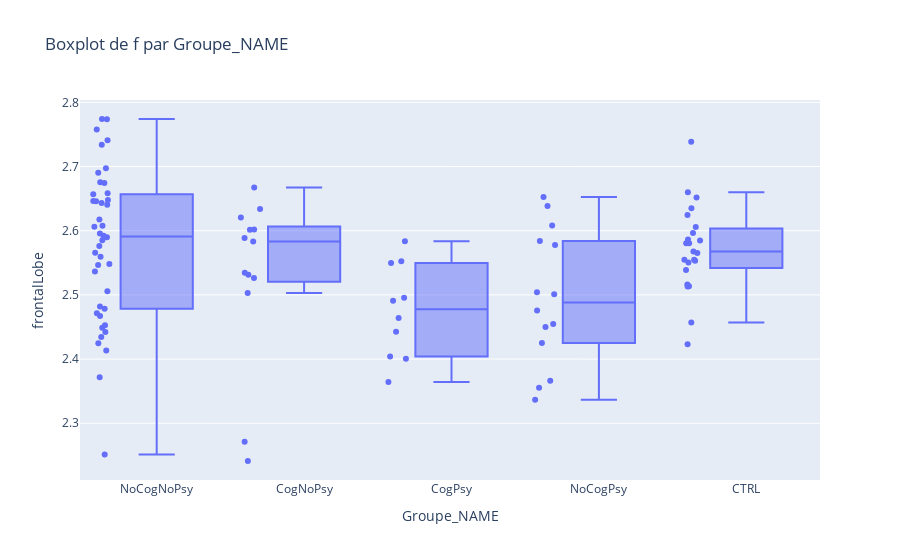

The notebook cell saved with this chart:
### Code cell
import plotly.express as px

# Sélectionne les colonnes numériques à afficher (sauf exclusions)
exclude_cols = ["Groupe", "AGE", "IMC", "Groupe_NAME"]
num_cols = [col for col in df_result.select_dtypes(include='number').columns if col not in exclude_cols]

#for col in num_cols[0]:
fig = px.box(df_result, x="Groupe_NAME", y='frontalLobe', points="all", hover_data=[df_result.index], title=f"Boxplot de {col} par Groupe_NAME")
fig.show()

### Figure 1 — Plotly figure (JSON) as saved in the notebook; plotly's stock layout.template omitted (floating-point values rounded to 4 significant figures)
{"data": [{"alignmentgroup": "True", "boxpoints": "all", "customdata": [["P0101"], ["P0102"], ["P0104"], ["P0105"], ["P0107"], ["P0109"], ["P0110"], ["P0111"], ["P0112"], ["P0113"], ["P0115"], ["P0116"], ["P0117"], ["P0118"], ["P0120"], ["P0121"], ["P0122"], ["P0123"], ["P0124"], ["P0125"], ["P0126"], ["P0127"], ["P0128"], ["P0129"], ["P0130"], ["P0131"], ["P0132"], ["P0135"], ["P0137"], ["P0138"], ["P0139"], ["P0140"], ["P0141"], ["P0144"], ["P0146"], ["P0147"], ["P0148"], ["P0153"], ["P0154"], ["P0155"], ["P0156"], ["P0157"], ["P0158"], ["P0160"], ["P0164"], ["P0165"], ["P0166"], ["P0167"], ["P0168"], ["P0169"], ["P0170"], ["P0171"], ["P0172"], ["P0173"], ["P0177"], ["P0178"], ["P0179"], ["P0180"], ["P0181"], ["P0182"], ["P0183"], ["P0186"], ["P0188"], ["P0189"], ["P0193"], ["P0401"], ["P0402"], ["P0403"], ["P0405"], ["P0406"], ["P0407"], ["P0409"], ["P0411"], ["P0413"], ["P0415"], ["P0417"], ["P0418"], ["P0419"], ["P0420"], ["T0101"], ["T0102"], ["T0104"], ["T0105"], ["T0106"], ["T0107"], ["T0108"], ["T0109"], ["T0110"], ["T0111"], ["T0113"], ["T0114"], ["T0115"], ["T0116"], ["T0118"], ["T0119"], ["T0120"], ["T0121"], ["T0122"], ["T0123"], ["T0124"], ["T0125"], ["T0127"]], "hovertemplate": "Groupe_NAME=%{x}<br>frontalLobe=%{y}<br>SUBJID=%{customdata[0]}<extra></extra>", "legendgroup": "", "marker": {"color": "#636efa"}, "name": "", "notched": false, "offsetgroup": "", "orientation": "v", "showlegend": false, "type": "box", "x": ["NoCogNoPsy", "CogNoPsy", "CogPsy", "NoCogPsy", "NoCogNoPsy", "NoCogNoPsy", "NoCogNoPsy", "NoCogPsy", "CogPsy", "CogPsy", "CogPsy", "NoCogPsy", "NoCogNoPsy", "NoCogNoPsy", "NoCogNoPsy", "NoCogNoPsy", "CogNoPsy", "NoCogNoPsy", "NoCogNoPsy", "NoCogPsy", "CogNoPsy", "NoCogNoPsy", "NoCogPsy", "NoCogNoPsy", "NoCogPsy", "NoCogNoPsy", "NoCogPsy", "NoCogNoPsy", "NoCogNoPsy", "NoCogNoPsy", "CogNoPsy", "CogNoPsy", "NoCogNoPsy", "NoCogNoPsy", "CogNoPsy", "CogNoPsy", "CogNoPsy", "CogNoPsy", "CogPsy", "CogNoPsy", "CogNoPsy", "NoCogNoPsy", "NoCogNoPsy", "NoCogNoPsy", "CogPsy", "NoCogNoPsy", "NoCogPsy", "NoCogNoPsy", "NoCogNoPsy", "NoCogNoPsy", "NoCogNoPsy", "NoCogNoPsy", "NoCogNoPsy", "NoCogPsy", "CogPsy", "NoCogNoPsy", "NoCogNoPsy", "NoCogPsy", "NoCogPsy", "NoCogNoPsy", "NoCogNoPsy", "NoCogNoPsy", "NoCogNoPsy", "NoCogNoPsy", "NoCogNoPsy", "NoCogNoPsy", "NoCogNoPsy", "CogNoPsy", "NoCogPsy", "NoCogNoPsy", "NoCogNoPsy", "CogPsy", "CogPsy", "NoCogNoPsy", "CogPsy", "NoCogPsy", "NoCogPsy", "CogNoPsy", "NoCogNoPsy", "CTRL", "CTRL", "CTRL", "CTRL", "CTRL", "CTRL", "CTRL", "CTRL", "CTRL", "CTRL", "CTRL", "CTRL", "CTRL", "CTRL", "CTRL", "CTRL", "CTRL", "CTRL", "CTRL", "CTRL", "CTRL", "CTRL", "CTRL"], "x0": " ", "xaxis": "x", "y": [2.435, 2.621, 2.404, 2.476, 2.734, 2.674, 2.697, 2.45, 2.552, 2.584, 2.364, 2.578, 2.741, 2.606, 2.506, 2.596, 2.602, 2.546, 2.646, 2.455, 2.583, 2.641, 2.355, 2.592, 2.501, 2.69, 2.638, 2.617, 2.608, 2.774, 2.531, 2.634, 2.548, 2.773, 2.602, 2.589, 2.667, 2.526, 2.491, 2.503, 2.534, 2.585, 2.576, 2.643, 2.464, 2.59, 2.584, 2.559, 2.449, 2.472, 2.658, 2.657, 2.482, 2.608, 2.55, 2.758, 2.537, 2.504, 2.652, 2.646, 2.648, 2.675, 2.467, 2.413, 2.566, 2.478, 2.424, 2.241, 2.425, 2.442, 2.251, 2.496, 2.443, 2.453, 2.4, 2.366, 2.337, 2.271, 2.371, 2.66, 2.555, 2.553, 2.423, 2.606, 2.739, 2.568, 2.585, 2.596, 2.516, 2.58, 2.513, 2.55, 2.635, 2.514, 2.457, 2.581, 2.624, 2.586, 2.565, 2.539, 2.652, 2.555], "y0": " ", "yaxis": "y"}], "layout": {"boxmode": "group", "legend": {"tracegroupgap": 0}, "title": {"text": "Boxplot de f par Groupe_NAME"}, "xaxis": {"anchor": "y", "domain": [0, 1], "title": {"text": "Groupe_NAME"}}, "yaxis": {"anchor": "x", "domain": [0, 1], "title": {"text": "frontalLobe"}}}}
